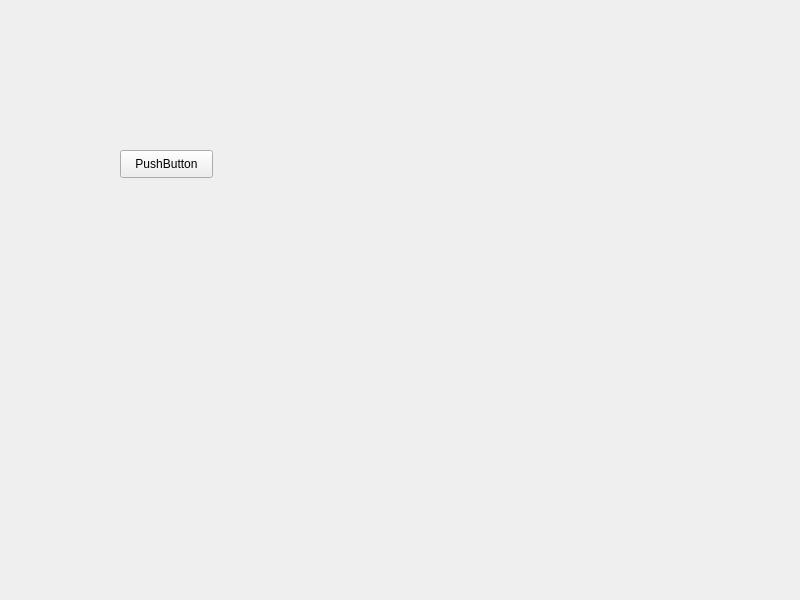
<?xml version="1.0" encoding="UTF-8"?>
<ui version="4.0">
 <class>Widget</class>
 <widget class="QWidget" name="Widget">
  <property name="geometry">
   <rect>
    <x>0</x>
    <y>0</y>
    <width>800</width>
    <height>600</height>
   </rect>
  </property>
  <property name="windowTitle">
   <string>Widget</string>
  </property>
  <widget class="QPushButton" name="pushButton">
   <property name="geometry">
    <rect>
     <x>120</x>
     <y>150</y>
     <width>93</width>
     <height>28</height>
    </rect>
   </property>
   <property name="text">
    <string>PushButton</string>
   </property>
  </widget>
 </widget>
 <resources/>
 <connections/>
</ui>
